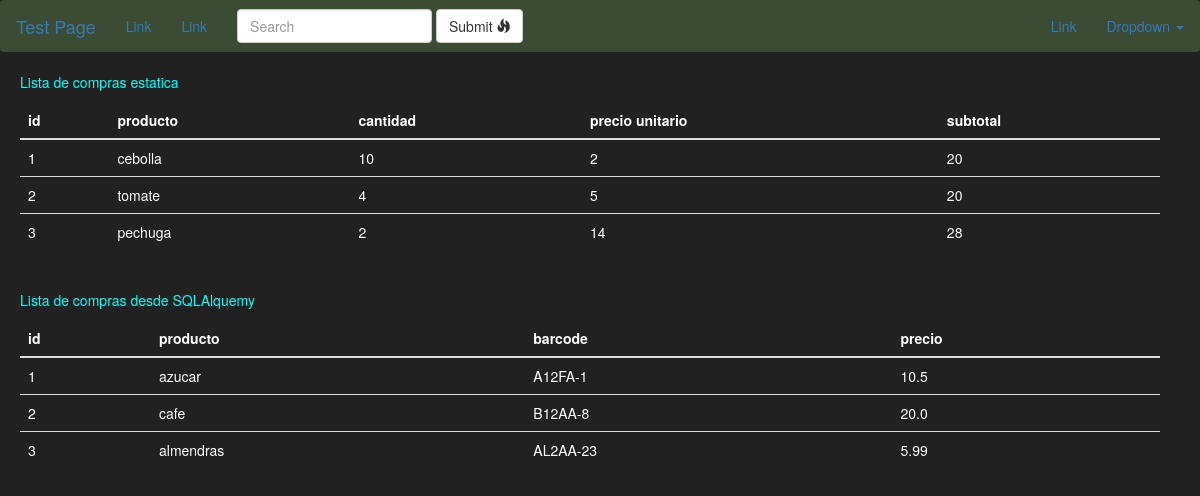
The page /home on the database its author committed.
### main.py (models this page shows, shortened)
class Item(db.Model):
    id = db.Column(db.Integer(), primary_key=True)
    producto = db.Column(db.String(length=30), nullable=False, unique=True)
    barcode = db.Column(db.String(length=12), nullable=False, unique=True)
    precio = db.Column(db.Float(), nullable=False)

### main.py (the view)
@app.route('/')
@app.route('/home')
def home():
    items = [
        {'id':1, 'producto': 'cebolla', 'cantidad': 10, 'precio unitario': 2},
        {'id':2, 'producto': 'tomate', 'cantidad': 4, 'precio unitario': 5},
        {'id':3, 'producto': 'pechuga', 'cantidad': 2, 'precio unitario': 14}
    ]
    consulta = Item.query.filter_by(precio=10.5)
    for item in consulta:
        click.echo(click.style(f'item_id:{item.id} precio:{item.precio}', fg='green'))
    consulta = Item.query.all()
    return render_template('home.html', items=items, consulta=consulta)

### templates/home.html
{% extends 'base.html'%}
{% block content%}
    <div class="main-table">
        <p id="titulo-tabla">Lista de compras estatica</p>
        <table class="table table-hover">
            <thead>
                <tr class="aux">
                    <th>id</th>
                    <th>producto</th>
                    <th>cantidad</th>
                    <th>precio unitario</th>
                    <th>subtotal</th>
                </tr>
            </thead>
            <tbody>
                {% for item in items %}
                    <tr>
                        <td>{{ item.id }}</td>
                        <td>{{ item.producto }}</td>
                        <td>{{ item.cantidad }}</td>
                        <td>{{ item["precio unitario"] }}</td>
                        <td>{{ item.cantidad * item["precio unitario"] }}</td>
                    </tr>
                {% endfor %}
            </tbody>
        </table>
    </div>
    <div class="main-table">
        <p id="titulo-tabla">Lista de compras desde SQLAlquemy</p>
        <table class="table table-hover">
            <thead>
                <tr>
                    <th>id</th>
                    <th>producto</th>
                    <th>barcode</th>
                    <th>precio</th>
                </tr>
            </thead>
            <tbody>
                {% for item in consulta %}
                <tr>
                    <td>{{ item.id }}</td>
                    <td>{{ item.producto}}</td>
                    <td>{{ item.barcode}}</td>
                    <td>{{ item.precio}}</td>
                </tr>
                {% endfor %}
            </tbody>
        </table>
    </div>
{% endblock%}

### templates/base.html
{% extends "bootstrap/base.html" %}
{% block styles %}
    {{super()}}
    <link rel="stylesheet" href="{{url_for('static', filename='style.css')}}">
{% endblock %}
{% block body %}
    {% block navbar %}
        {%include 'navbar.html'%}
    {% endblock %}
    {% block content%}{% endblock%}
{% endblock %}

### templates/navbar.html (shortened to what this page needs)
<nav class="navbar navbar-custom" role="navigation">
    <div class="navbar-header">
        <a class="navbar-brand" href="{{url_for('test')}}">Test Page</a>
    </div>
    <div class="collapse navbar-collapse navbar-ex1-collapse">
        <ul class="nav navbar-nav">
            <li class="active"><a href="#">Link</a></li>
            <li><a href="#">Link</a></li>
        </ul>
        <form class="navbar-form navbar-left" role="search">
            <div class="form-group">
                <input type="text" class="form-control" placeholder="Search">
            </div>
            <button type="submit" class="btn btn-default">
                Submit <span class="glyphicon glyphicon-fire"></span>
            </button>
        </form>
        <ul class="nav navbar-nav navbar-right">
            <li><a href="#">Link</a></li>
            <li class="dropdown">
                <a href="#" class="dropdown-toggle" data-toggle="dropdown">Dropdown <b class="caret"></b></a>
            </li>
        </ul>
    </div>
</nav>

### static/style.css (style rules this page uses)
.navbar-custom { background-color: #3b4b34; transition: background-color 0.5s; }
body { background-color: #212121; color: white }
.main-table { padding-left: 20px; padding-right: 40px; padding-bottom: 20px; }
#titulo-tabla { color: aqua; }

### rows shown on the page
Item: id "1", producto "azucar", barcode "A12FA-1", precio "10.5"
Item: id "2", producto "cafe", barcode "B12AA-8", precio "20.0"
Item: id "3", producto "almendras", barcode "AL2AA-23", precio "5.99"

### other values the page prints
{{ item.id }} "1" "2" "3"
{{ item.producto }} "cebolla" "tomate" "pechuga"
{{ item.cantidad }} "10" "4" "2"
{{ item["precio unitario"] }} "2" "5" "14"
{{ item.cantidad * item["precio unitario"] }} "20" "20" "28"
